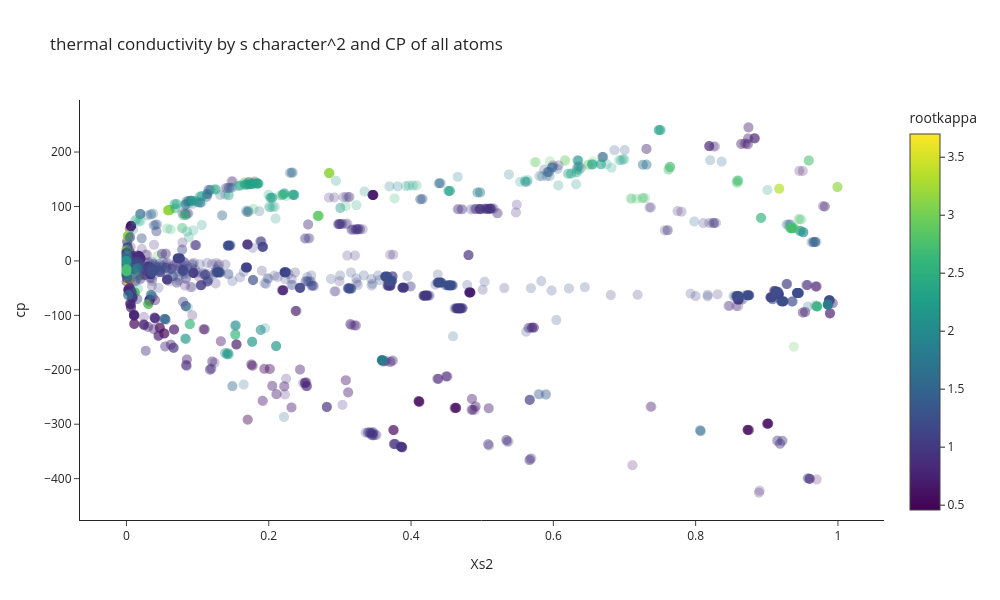

The code cell stored with this chart in its notebook:
### Code cell
#similarly, the variables can go in here
fig = px.scatter(allatoms, y="cp", x="Xs2", color="rootkappa",title="thermal conductivity by s character^2 and CP of all atoms",
                width=1000, height=600,hover_data=['formulas','atom','site','Xs'],opacity=0.25)
fig.update_traces(marker_size=10)
fig.show()

### Figure 1 — Plotly figure (JSON) as saved in the notebook; plotly's stock layout.template omitted (floating-point values rounded to 4 significant figures; data arrays with more than 128 entries replaced by an {"elided": "..."} marker saying what was removed)
{"data": [{"customdata": {"elided": "2585x4 mixed values"}, "hovertemplate": "Xs2=%{x}<br>cp=%{y}<br>formulas=%{customdata[0]}<br>atom=%{customdata[1]}<br>site=%{customdata[2]}<br>Xs=%{customdata[3]}<br>rootkappa=%{marker.color}<extra></extra>", "legendgroup": "", "marker": {"color": {"elided": "2585 float values"}, "coloraxis": "coloraxis", "opacity": 0.25, "size": 10, "symbol": "circle"}, "mode": "markers", "name": "", "showlegend": false, "type": "scattergl", "x": {"elided": "2585 float values"}, "xaxis": "x", "y": {"elided": "2585 float values"}, "yaxis": "y"}], "layout": {"coloraxis": {"colorbar": {"title": {"text": "rootkappa"}}, "colorscale": [[0, "#440154"], [0.1111, "#482878"], [0.2222, "#3e4989"], [0.3333, "#31688e"], [0.4444, "#26828e"], [0.5556, "#1f9e89"], [0.6667, "#35b779"], [0.7778, "#6ece58"], [0.8889, "#b5de2b"], [1, "#fde725"]]}, "height": 600, "legend": {"tracegroupgap": 0}, "title": {"text": "thermal conductivity by s character^2 and CP of all atoms"}, "width": 1000, "xaxis": {"anchor": "y", "autorange": true, "domain": [0, 1], "range": [-0.06532, 1.065], "title": {"text": "Xs2"}, "type": "linear"}, "yaxis": {"anchor": "x", "autorange": true, "domain": [0, 1], "range": [-476.0, 295.6], "title": {"text": "cp"}, "type": "linear"}}}
